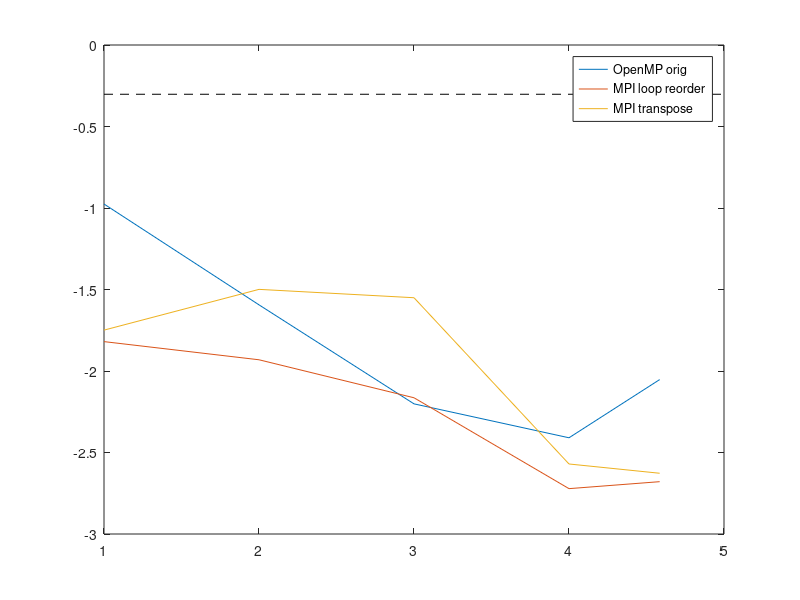

MATLAB code for this plot:
% n = [500, 1000, 2000, 4000, 8000];
% square = [0.357, 4.760, 39.880, 726.863, 4282.106];
% kmp_barrier = [1.176, 1.251, 3.427, 17.314, 11.025];
% kmpc_reduce_nowait = [0.348, 0.240, 1.700, 8.456, 8.328];
% kmp_fork_barrier = [1.659, 2.530, 2.529, 5.731, 7.711];
% 
% barriers = kmp_barrier + kmp_fork_barrier;

% plot(n, square);
% legend('square');
% xlabel('Number of nodes');
% ylabel('CPU time (sec)');
% title('Profiling of OpenMP version (24 threads)');

%%% Copy memory becomes a time issue for large N
%
% plot(n, barriers, n, kmpc_reduce_nowait);
% legend('barriers','reduce');
% xlabel('Number of nodes');
% ylabel('CPU time (sec)');
% title('Profiling of OpenMP version (24 threads)');
%
% nthreads = [1, 2, 3, 4, 5, 8, 24];
% cpu_time = [32.346, 29.649, 28.859, 25.663, 31.019, 28.594, 47.625];
% plot(nthreads, cpu_time);
% xlabel('Number of threads');
% ylabel('CPU time (sec)');
% title('Profiling of OpenMP version (2000 nodes)');
% % n = 2000 nodes

range = [2, 4, 8, 16, 24];
lgrange = [1, 2, 3, 4, log(24)/log(2)];
serial_2000 = 27.2595;
serial_2048 = 128.367;
omp_2000 = [14.0572, 7.48329, 3.6316, 2.4283, 2.82006];
omp_2048 = [59.6255, 24.1244, 27.7544, 12.3269, 17.6007];
MPI_loop_2000 = [4.30714, 4.09089, 6.69964, 19.4977, 19.7719];
MPI_loop_2048 = [3.08672, 3.60793, 5.60671, 16.0228, 16.2416];
MPI_trsp_2000 = [3.75525, 4.3389, 3.73869, 5.77921, 4.455];
MPI_trsp_2048 = [4.6726, 3.64148, 3.49973, 5.88343, 5.32963];

serial_512 = 0.739196;
omp_512 = [0.377014, 0.203083, 0.110632, 0.089843, 0.128389];
MPI_loop_512 = [0.162072, 0.144989, 0.114844, 0.065762, 0.068635];
MPI_trsp_512 = [0.173914, 0.22332, 0.212149, 0.0765021, 0.072273];

plot(lgrange, log(omp_512), lgrange, log(MPI_loop_512), lgrange, log(MPI_trsp_512), [1,5], log([serial_512,serial_512]), 'k--')
legend('OpenMP orig','MPI loop reorder','MPI transpose');

%plot(lgrange, log(omp_2000), lgrange, log(MPI_loop_2000), lgrange, log(MPI_trsp_2000), [1,5], log([serial_2000,serial_2000]), 'k--')
%xlabel('log_2(# of processors)');
%ylabel('log(Wall clock time)');
%title('Strong Scaling (n = 2000 nodes)');
%legend('OpenMP orig','MPI loop reorder','MPI transpose');

%plot(lgrange, log(omp_2048), lgrange, log(MPI_loop_2048), lgrange, log(MPI_trsp_2048), [1,5], log([serial_2048,serial_2048]), 'k--')
% xlabel('log_2(# of processors)');
% ylabel('log(Wall clock time)');
% title('Strong Scaling (n = 2048 nodes)');
%legend('OpenMP orig','MPI loop reorder','MPI transpose');